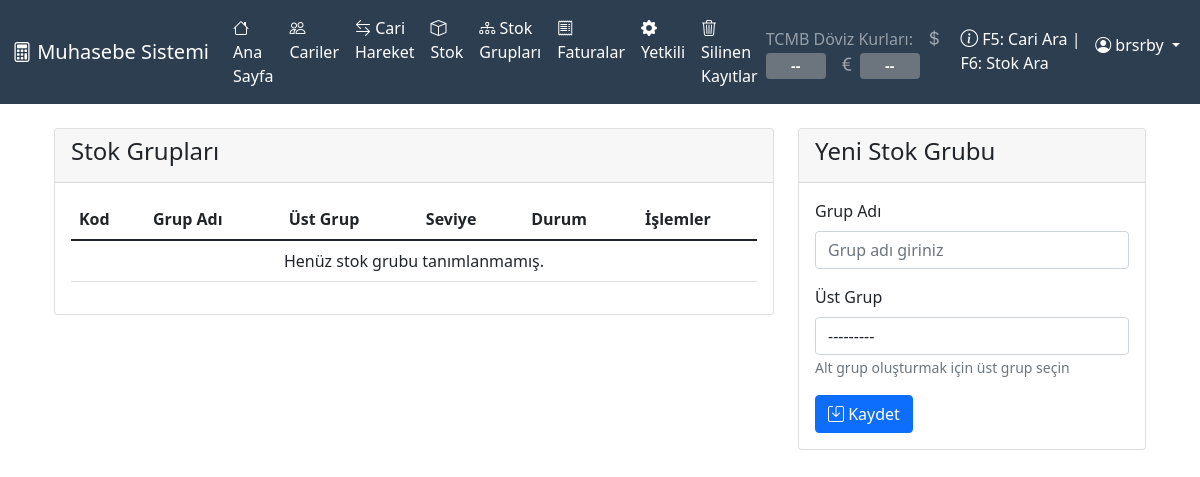
Page /stok/grup/ (signed in) on the earlier database version.
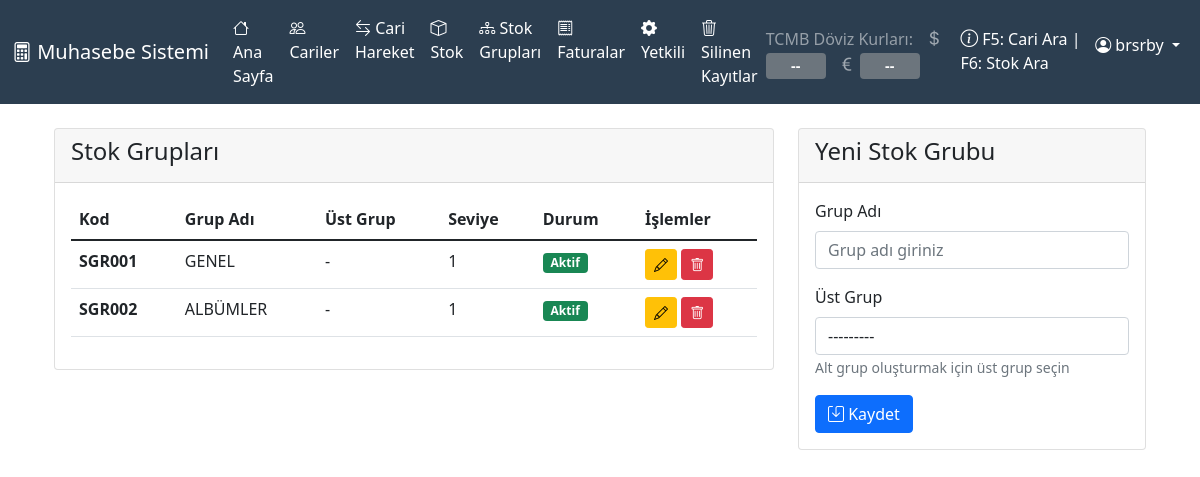
Same page on the later database version.
### muhasebe/models.py (models this page shows, shortened)
class BaseModel(models.Model):
    olusturma_tarihi = models.DateTimeField(auto_now_add=True, verbose_name='Oluşturma Tarihi')
    guncelleme_tarihi = models.DateTimeField(auto_now=True, verbose_name='Güncelleme Tarihi')
    silindi = models.BooleanField(default=False, verbose_name='Silindi')
    silinme_tarihi = models.DateTimeField(null=True, blank=True, verbose_name='Silinme Tarihi')
    silen_kullanici = models.ForeignKey(User, on_delete=models.SET_NULL, null=True, blank=True,
                                       related_name='%(class)s_silen', verbose_name='Silen Kullanıcı')
    class Meta:
        abstract = True

class StokGrup(BaseModel):
    kod = models.CharField(max_length=20, unique=True, verbose_name='Grup Kodu', editable=False)
    ad = models.CharField(max_length=100, verbose_name='Grup Adı')
    ust_grup = models.ForeignKey('self', on_delete=models.CASCADE,
                                 null=True, blank=True,
                                 related_name='alt_gruplar',
                                 verbose_name='Üst Grup')
    seviye = models.IntegerField(default=1, verbose_name='Seviye')
    aktif = models.BooleanField(default=True, verbose_name='Aktif')
    class Meta:
        db_table = 'stok_gruplar'
        verbose_name = 'Stok Grup'
        verbose_name_plural = 'Stok Gruplar'
        ordering = ['kod']
    def __str__(self):
        if self.ust_grup:
            return f"{self.ust_grup} > {self.ad}"
        return self.ad

### muhasebe/views.py (the view)
# urls.py: path('stok/grup/', views.stok_grup_list, name='stok_grup_list'),
@login_required
def stok_grup_list(request):
    gruplar = StokGrup.objects.filter(silindi=False).order_by('kod')
    if request.method == 'POST':
        form = StokGrupForm(request.POST)
        if form.is_valid():
            form.save()
            messages.success(request, 'Stok grubu eklendi!')
            return redirect('stok_grup_list')
    else:
        form = StokGrupForm()
    return render(request, 'stok/grup_list.html', {
        'gruplar': gruplar,
        'form': form
    })

### muhasebe/forms.py
class StokGrupForm(forms.ModelForm):
    class Meta:
        model = StokGrup
        fields = ['ad', 'ust_grup']  # 'kod' otomatik oluşturulacak
        widgets = {
            'ad': forms.TextInput(attrs={'class': 'form-control', 'placeholder': 'Grup adı giriniz'}),
            'ust_grup': forms.Select(attrs={'class': 'form-control'}),
        }
    def __init__(self, *args, **kwargs):
        super().__init__(*args, **kwargs)
        self.fields['ust_grup'].queryset = StokGrup.objects.filter(silindi=False).order_by('ad')
        self.fields['ust_grup'].required = False

### templates/stok/grup_list.html (shortened to what this page needs)
{% extends 'base_dashboard.html' %}
{% load static %}
{% block content %}
<div class="container-fluid">
    <div class="row">
        <div class="col-md-8">
            <div class="card">
                <div class="card-header">
                    <h4>Stok Grupları</h4>
                </div>
                <div class="card-body">
                    <div class="table-responsive">
                        <table class="table table-hover">
                            <thead>
                                <tr>
                                    <th>Kod</th>
                                    <th>Grup Adı</th>
                                    <th>Üst Grup</th>
                                    <th>Seviye</th>
                                    <th>Durum</th>
                                    <th width="120">İşlemler</th>
                                </tr>
                            </thead>
                            <tbody>
                                {% for grup in gruplar %}
                                <tr>
                                    <td><strong>{{ grup.kod }}</strong></td>
                                    <td>
                                        {{ grup.ad }}
                                    </td>
                                    <td>{{ grup.ust_grup|default:"-" }}</td>
                                    <td>{{ grup.seviye }}</td>
                                    <td>
                                        {% if grup.aktif %}
                                            <span class="badge bg-success">Aktif</span>
                                        {% else %}
                                            <span class="badge bg-danger">Pasif</span>
                                        {% endif %}
                                    </td>
                                    <td>
                                        <a href="{% url 'stok_grup_duzenle' grup.pk %}" class="btn btn-sm btn-warning">
                                            <i class="bi bi-pencil"></i>
                                        </a>
                                        <button class="btn btn-sm btn-danger" onclick="grupSil({{ grup.pk }})">
                                            <i class="bi bi-trash"></i>
                                        </button>
                                    </td>
                                </tr>
                                {% empty %}
                                <tr>
                                    <td colspan="6" class="text-center">Henüz stok grubu tanımlanmamış.</td>
                                </tr>
                                {% endfor %}
                            </tbody>
                        </table>
                    </div>
                </div>
            </div>
        </div>
        <div class="col-md-4">
            <div class="card">
                <div class="card-header">
                    <h4>Yeni Stok Grubu</h4>
                </div>
                <div class="card-body">
                    <form method="post">
                        <div class="mb-3">
                            <label class="form-label">{{ form.ad.label }}</label>
                            {{ form.ad }}
                        </div>
                        <div class="mb-3">
                            <label class="form-label">{{ form.ust_grup.label }}</label>
                            {{ form.ust_grup }}
                            <small class="text-muted">Alt grup oluşturmak için üst grup seçin</small>
                        </div>
                        <button type="submit" class="btn btn-primary">
                            <i class="bi bi-save"></i> Kaydet
                        </button>
                    </form>
                </div>
            </div>
        </div>
    </div>
</div>
{% endblock %}

Differences in the rows shown:
added StokGrup: kod "SGR001", ad "GENEL", ust_grup "-", seviye "1", aktif "Aktif"
added StokGrup: kod "SGR002", ad "ALBÜMLER", ust_grup "-", seviye "1", aktif "Aktif", ust_grup "---------"
Other differences:
form field ust_grup: "---------" → (not shown)
text no longer shown: "Henüz stok grubu tanımlanmamış."
